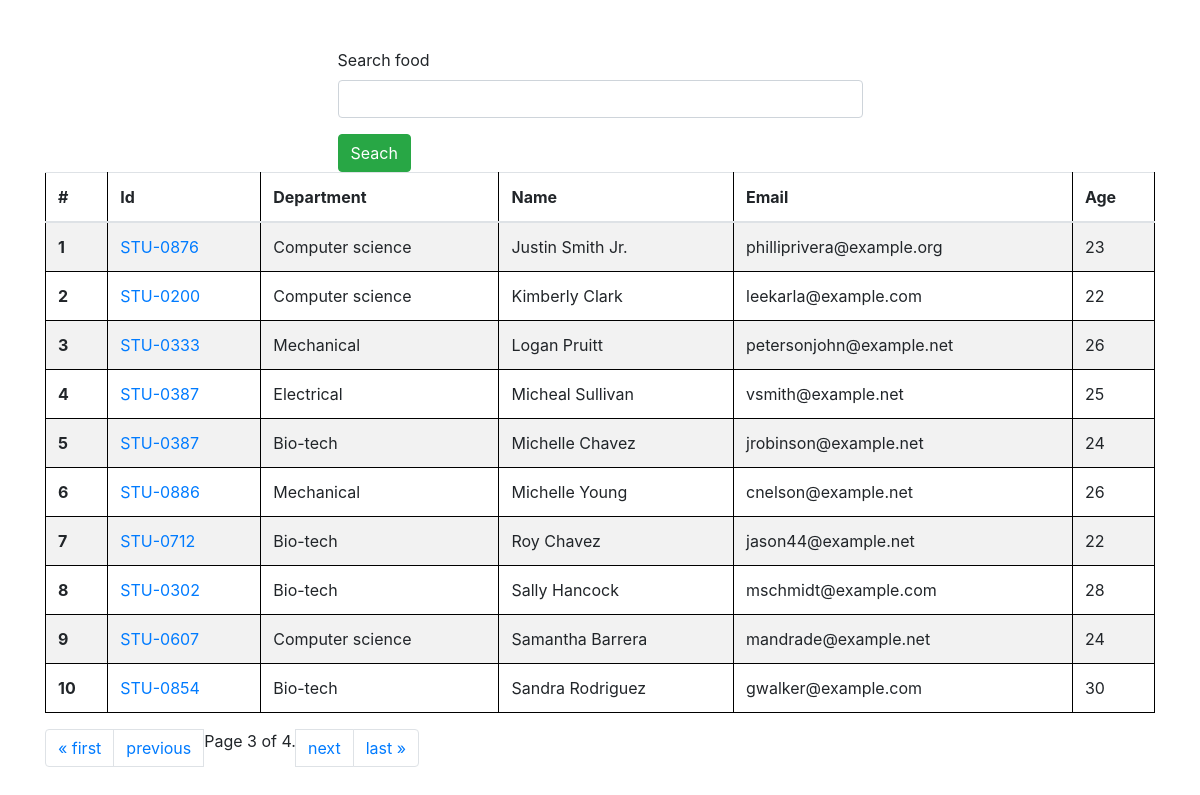
Screenshot of /students/?page=3 with the database file from the repository.
### card/models.py (models this page shows, shortened)
class Student(models.Model):
    department = models.ForeignKey(
        Department, related_name='depart', on_delete=models.CASCADE)
    student_id = models.OneToOneField(
        StudentID, related_name='studentid', on_delete=models.CASCADE)
    student_name = models.CharField(max_length=100)
    student_email = models.EmailField(unique=True)
    student_age = models.IntegerField(default=19)
    student_address = models.TextField()
    class Meta:
        ordering = ['student_name']
        verbose_name = 'student'

class StudentID(models.Model):
    student_id = models.CharField(max_length=100)

class Department(models.Model):
    department = models.CharField(max_length=100)
    class Meta:
        ordering: ['department']

### card/views.py (the view, shortened to what this page needs)
# urls.py: path('students/', get_students, name='students'),
def get_students(request):
    queryset = Student.objects.all()
    paginator = Paginator(queryset, 10)  # Show 10 contacts per page.
    page_number = request.GET.get("page", 1)
    page_obj = paginator.get_page(page_number)
    return render(request, 'report/students.html', context={'students': page_obj})

### card/templates/report/students.html
{% extends 'base.html' %} {%block start%}
<div class="container mt-5">
  <div class="mx-auto col-6">
    <form action="">
      <div class="mb-3">
        <label for="search">Search food</label>
        <input required="text" name="search" class="form-control" id="search" />
      </div>
      <button type="submit" class="btn btn-success">Seach</button>
    </form>
  </div>
  <table class="table table-striped">
    <thead>
      <tr>
        <th scope="col">#</th>
        <th scope="col">Id</th>
        <th scope="col">Department</th>
        <th scope="col">Name</th>
        <th scope="col">Email</th>
        <th scope="col">Age</th>
      </tr>
    </thead>
    <tbody>
      {% for student in students%}
      <tr>
        <th scope="row">{{forloop.counter}}</th>
        <td>
          <a href="/marks/{{student.student_id.student_id}}"
            >{{student.student_id.student_id}}</a
          >
        </td>
        <td>{{student.department.department}}</td>
        <td>{{student.student_name}}</td>
        <td>{{student.student_email}}</td>
        <td>{{student.student_age}}</td>
      </tr>
      {% endfor %}
    </tbody>
  </table>
  <div class="pagination">
    <nav aria-label="Page navigation example">
      <ul class="pagination">
        {% if students.has_previous %}
        <li class="page-item">
          <a class="page-link" href="?page=1">&laquo; first</a>
        </li>
        <li class="page-item">
          <a class="page-link" href="?page={{ students.previous_page_number }}"
            >previous</a
          >
        </li>
        {% endif %}
        <span class="current">
          Page {{ students.number }} of {{ students.paginator.num_pages }}.
        </span>
        {% if students.has_next %}
        <li class="page-item">
          <a class="page-link" href="?page={{ students.next_page_number }}"
            >next</a
          >
        </li>
        <li class="page-item">
          <a class="page-link" href="?page={{ students.paginator.num_pages }}"
            >last &raquo;</a
          >
        </li>
        {% endif %}
      </ul>
    </nav>
  </div>
</div>
{% endblock %}

### card/templates/base.html (style rules this page uses)
table, th, td { border: 1px solid black; }

### rows the page displays
Student: student_id.student_id "STU-0876", department.department "Computer science", student_name "Justin Smith Jr.", student_email "philliprivera@example.org", student_age "23"
Student: student_id.student_id "STU-0200", department.department "Computer science", student_name "Kimberly Clark", student_email "leekarla@example.com", student_age "22"
Student: student_id.student_id "STU-0333", department.department "Mechanical", student_name "Logan Pruitt", student_email "petersonjohn@example.net", student_age "26"
Student: student_id.student_id "STU-0387", department.department "Electrical", student_name "Micheal Sullivan", student_email "vsmith@example.net", student_age "25"
Student: student_id.student_id "STU-0387", department.department "Bio-tech", student_name "Michelle Chavez", student_email "jrobinson@example.net", student_age "24"
Student: student_id.student_id "STU-0886", department.department "Mechanical", student_name "Michelle Young", student_email "cnelson@example.net", student_age "26"
Student: student_id.student_id "STU-0712", department.department "Bio-tech", student_name "Roy Chavez", student_email "jason44@example.net", student_age "22"
Student: student_id.student_id "STU-0302", department.department "Bio-tech", student_name "Sally Hancock", student_email "mschmidt@example.com", student_age "28"
Student: student_id.student_id "STU-0607", department.department "Computer science", student_name "Samantha Barrera", student_email "mandrade@example.net", student_age "24"
Student: student_id.student_id "STU-0854", department.department "Bio-tech", student_name "Sandra Rodriguez", student_email "gwalker@example.com", student_age "30"

### other values shown
{{ students.number }} "3"
{{ students.paginator.num_pages }} "4"
